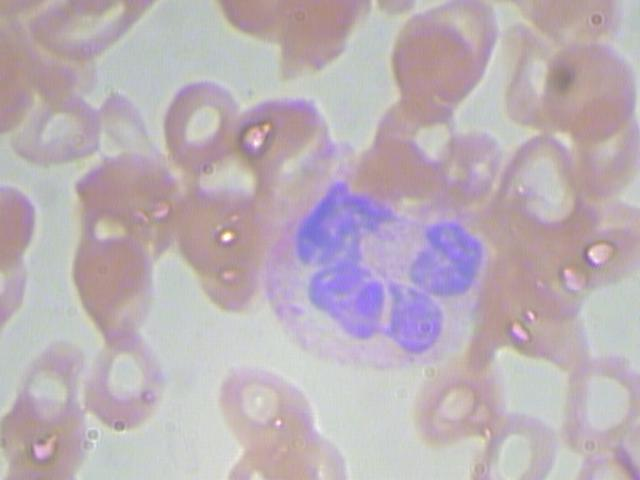
#> input picture lab_7/BloodImage_00000.jpg, 640 x 480 px
$ jupyter execute Lab_7_BIO100.ipynb
#> lines starting #> are read from the running program, lines starting #| are printed output that depends on the picture; after the words box and inside, x2 and y2 are one past the last pixel; in counts of white or black regions, pixels touching at a corner belong together
# Module 1: The Watershed Transform

In today's lab, you'll be working with the watershed transform to identify WBC nuclei. You'll need to download 3 microscopy images from the BCCD Dataset at [the BCCD dataset Github](https://github.com/Shenggan/BCCD_Dataset/tree/master/BCCD/JPEGImages) (it doesn't matter what 3 you pick).

### Task 1.1 Which images did you pick (just give the number), and in each image, which type of WBC do *you* believe is shown? (5 points)

(type answer here)

Next, you'll use the code below to analyze your 3 images.

### Task 1.2 Add comments to the code so that you understand what it's actually doing. There is an existing comment, you'll need it for the next task (5 points)

### Task 1.3 For each of your microscopy images, adjust the gradient value until the cell nucleus is correctly identified. Report the resultant gradient value for each image, and describe how accurate it is (in general terms - did it capture the entire nucleus? Did it capture extra parts of the image?). Using your knowledge of the watershed algorithm, describe how this process could potentially be automated to help automatically identify and count cells. (10 points)

(type analysis here)

[cell 1]
'''
Preamble
'''

import numpy as np
import matplotlib.pyplot as plt
from scipy import ndimage as ndi

from skimage.segmentation import watershed
from skimage.feature import peak_local_max

[cell 2]
'''
watershed transform
Code modified from the scikit-image team, copyright 2013-2023
'''
from scipy import ndimage as ndi
import matplotlib.pyplot as plt

# Missing modules
from skimage import color
from skimage import io

from skimage.morphology import disk
from skimage.segmentation import watershed
from skimage import data
from skimage.filters import rank
from skimage.util import img_as_ubyte


image = color.rgb2gray(io.imread('BloodImage_00000.jpg'))
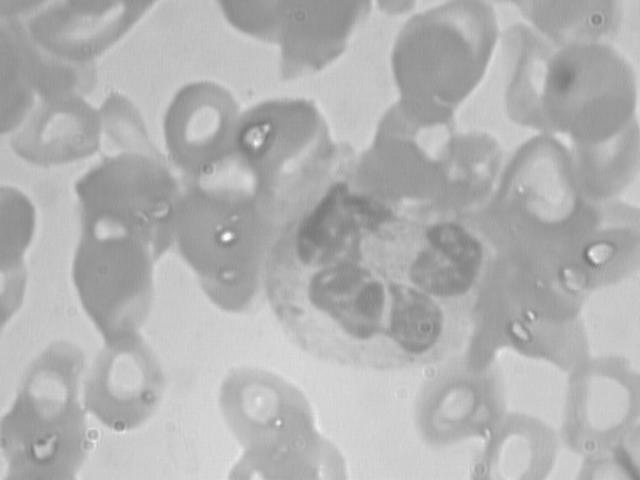
#> image: shape (480, 640) float64; min 0.457, max 0.99, mean 0.7

denoised = rank.median(image, disk(2))


# define gradient value
grad_val = 10
markers = rank.gradient(denoised, disk(5)) < grad_val
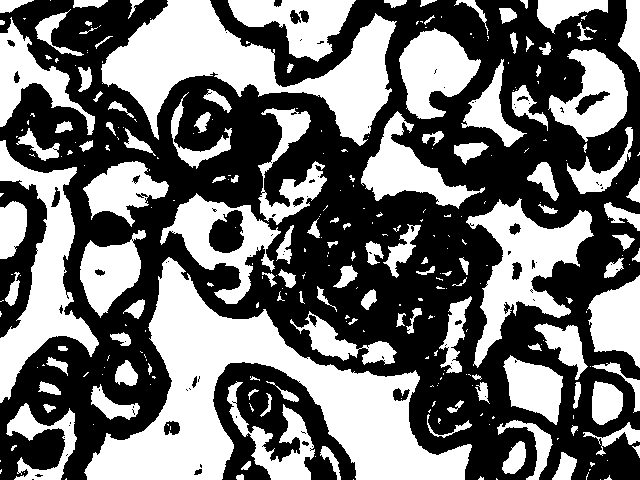
#> markers: shape (480, 640) bool; 44.5% white; 306 white regions (180 under 20 px), largest, box (x1, y1, x2, y2) and area: (84, 257, 472, 480) 29179, (101, 0, 397, 146) 16944, (0, 140, 99, 403) 8806
markers = ndi.label(markers)[0]
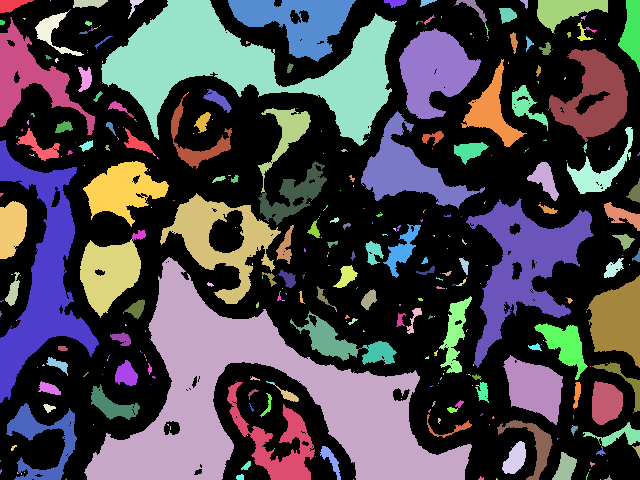
#> markers: shape (480, 640) int32; 438 distinct labels, from 0 to 437; one colour per label, 0 black

gradient = rank.gradient(denoised, disk(2))
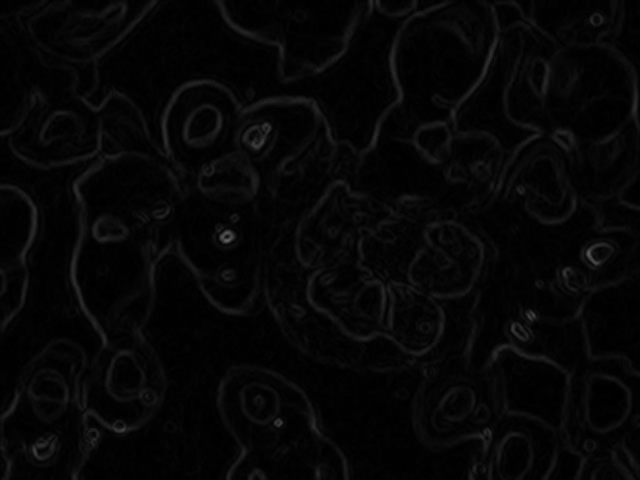
#> gradient: shape (480, 640); min 0, max 100, mean 6

labels = watershed(gradient, markers)
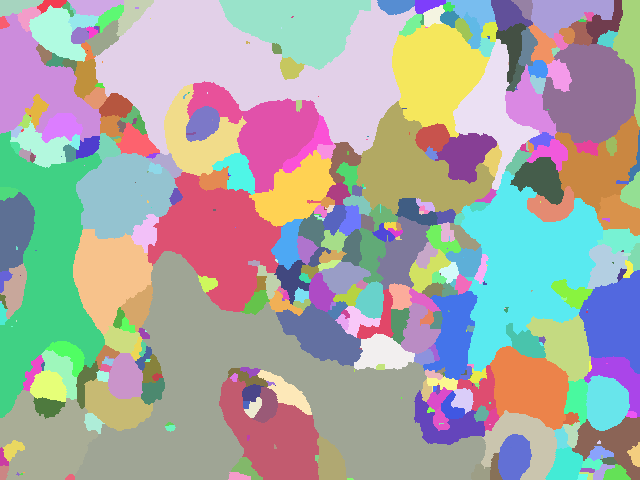
#> labels: shape (480, 640) int32; 437 distinct labels, from 1 to 437; one colour per label, 0 black

fig, axes = plt.subplots(nrows=2, ncols=2, figsize=(8, 8),
                         sharex=True, sharey=True)
ax = axes.ravel()

ax[0].imshow(image, cmap=plt.cm.gray)
ax[0].set_title("Original")

ax[1].imshow(gradient, cmap=plt.cm.nipy_spectral)
ax[1].set_title("Local Gradient")

ax[2].imshow(markers, cmap=plt.cm.nipy_spectral)
ax[2].set_title("Markers")

ax[3].imshow(image, cmap=plt.cm.gray)
ax[3].imshow(labels, cmap=plt.cm.nipy_spectral, alpha=.5)
ax[3].set_title("Segmented")

for a in ax:
    a.axis('off')

fig.tight_layout()
plt.show()
